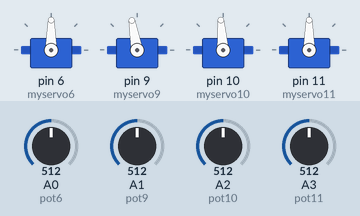
This sketch was run on a simulated Arduino Uno, built with avr-gcc and run on an emulated ATmega328P. On the bench: 4 × servo. Inputs (shaded band) come from the test bench; at power-on: A0 (pot6) = 512, A2 (pot10) = 512, A3 (pot11) = 512, A1 (pot9) = 512.

Above: at 1.2 s.
1.3 s: A0 (pot6) set to 716
At 2.4 s:
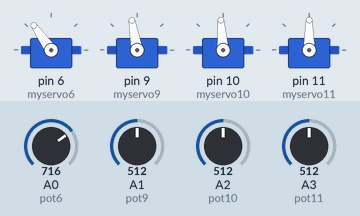
2.8 s: A2 (pot10) set to 716
At 3.4 s:
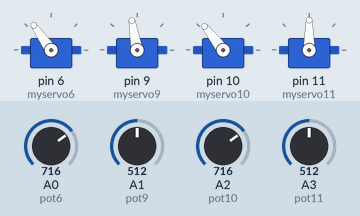
4.3 s: A3 (pot11) set to 716
At 4.7 s:
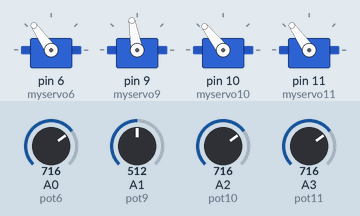
5.8 s: A1 (pot9) set to 306
At 6.8 s:
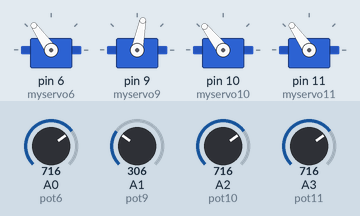
7.3 s: A0 (pot6) set to 992
At 8.3 s:
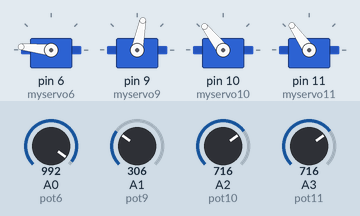
8.8 s: A1 (pot9) set to 30
At 9.7 s:
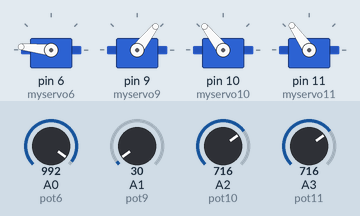
Timing chart, 0 to 11.3 s (numbered marks = the images above; inputs shaded):
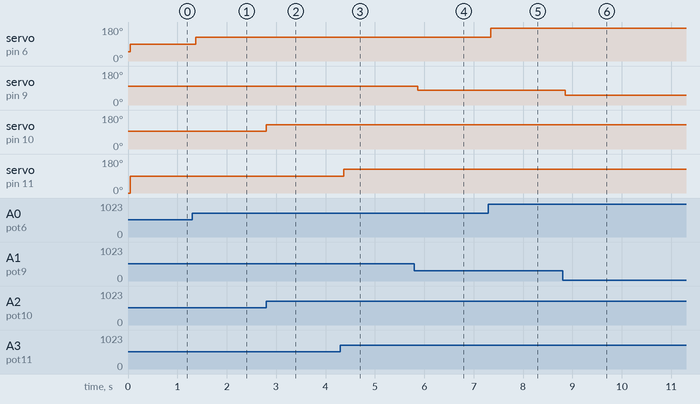

Measured:
- after the input at 1.3 s, servo on pin 6 (myservo6): 90° → 125° after 0.07 s
- after the input at 2.8 s, servo on pin 10 (myservo10): 94° → 128° at once
- after the input at 4.3 s, servo on pin 11 (myservo11): 90° → 125° after 0.07 s
- after the input at 5.8 s, servo on pin 9 (myservo9): 100° → 79° after 0.07 s
- after the input at 7.3 s, servo on pin 6 (myservo6): 125° → 174° at once
- after the input at 8.8 s, servo on pin 9 (myservo9): 79° → 52° after 0.05 s

The sketch:

brobotico.ino
```cpp
#include <Servo.h>

Servo myservo6,myservo9,myservo10,myservo11;

int pot6 = 0; //pinza
int pot9 = 1; //primer eslabon
int pot10 = 2; //giro pinza
int pot11 = 3;   //base
int val6,val9,val10,val11;

void setup() {
  myservo6.attach(6); //pinza
  myservo9.attach(9); //primer eslabon
  myservo10.attach(10); //giro pinza
  myservo11.attach(11); //base
  myservo6.write(50); //pinza
  myservo9.write(100); //primer eslabon
  myservo10.write(0); //giro pinza
  myservo11.write(0); //base
}

void loop() {
  val9 = analogRead(pot9);
  val6 = analogRead(pot6);
  val10 = analogRead(pot10);
  val11 = analogRead(pot11);
  val6 = map(val6, 0, 1023, 0, 180); //giro pinza----
  val9 = map(val9, 0, 1023, 50, 150); //primer eslabon
  val10 = map(val10, 0, 1023, 8, 180); //pinza
  val11 = map(val11, 0, 1023, 0, 180);   //base ------
  myservo10.write(val10);    //giro pinza
  delay(15);
  myservo9.write(val9);     //primer eslabon
  delay(15);
  myservo6.write(val6);      //pinza
  delay(15);
  myservo11.write(val11);     //base
  delay(15);
}
```
